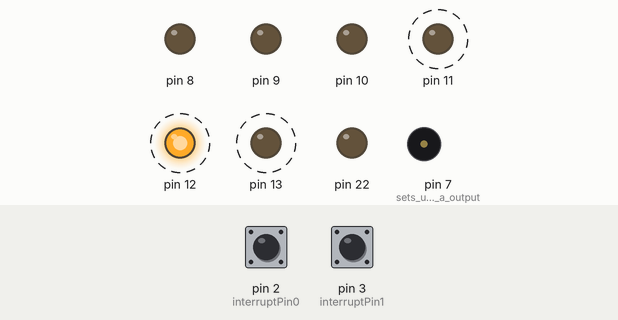
A sketch run on a simulated Arduino Uno, built with avr-gcc and run on an emulated ATmega328P. On the bench: output pins drawn as LEDs (lit = HIGH), buzzer (waves = sounding). Dashed ring = blinking. The test bench sets the inputs (shaded band); at power-on: pin 2 (interruptPin0) HIGH, pin 3 (interruptPin1) HIGH.

Above: at 1.25 s.
1.3 s: pin 2 (interruptPin0) pulled LOW for 0.15 s
At 1.4 s:
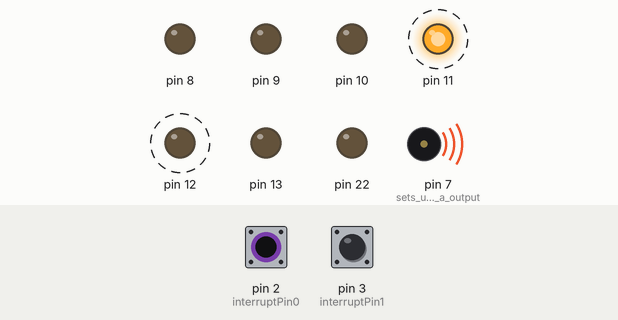
4.3 s: pin 3 (interruptPin1) pulsed LOW 5 times (0.12 s each, 0.3 s apart)
At 4.4 s:
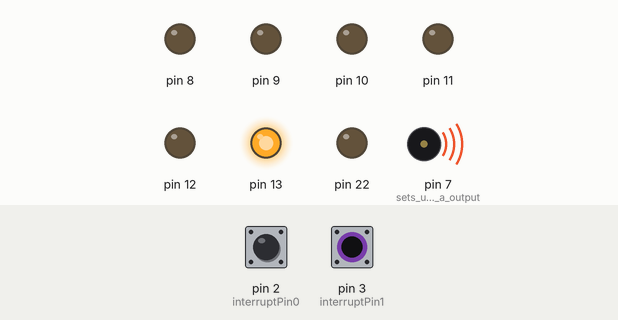
7.6 s: pin 3 (interruptPin1) pulled LOW for 0.15 s
At 8.4 s:
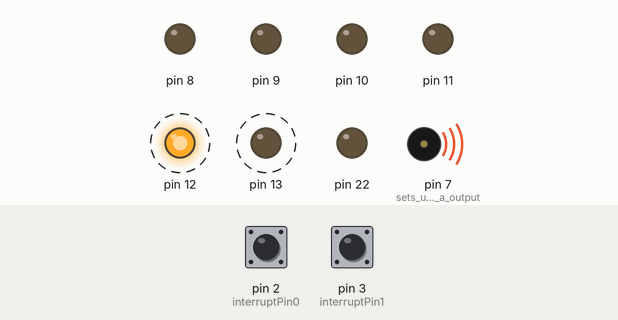
Timing chart, 0 to 16.6 s (numbered marks = the images above; inputs shaded):
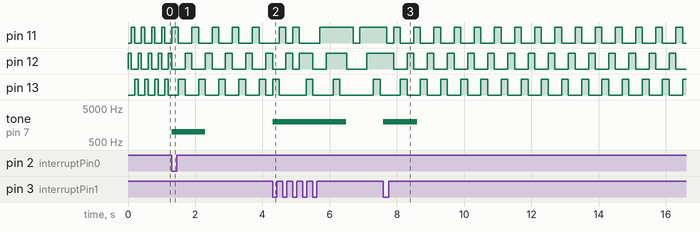

The sketch:

LEDChaserWithTone.ino
```cpp
/************************************************************************************
** Name       : Abbie Dyck                                                         **
** Date       : 03/26/19                                                           **
** Progam Name: LEDChaserWithTone.ino                                              **
** Desc       : This program makes the lights make a pattern, and changes speed    **
**              when a interrupt is triggered, and changes patterns when a         **
**              interrupt is triggered. It will also play a noise when each is     **
**              triggered.                                                         **
*************************************************************************************/
const int interruptPin0 = 2;                                                    //makes interruptPin0 as a constant
const int interruptPin1 = 3;                                                    //makes interruptPin1 as a constant
int changePattern       = 0;                                                    //makes changePattern 0
int counter             = 0;                                                    //creates a counter and sets it to 0
int slowDownSpeed       = 100;                                                  //this will slow down the delay by 100ms
int chaser[6][6]        = {{32, 16, 8, 32, 16, 8},                              //pattern 1 - chases from right to left
                           {8, 16, 32, 8, 16, 32},                              //pattern 2 - opposite of 1
                           {8, 16, 32, 16, 8, 16},                              //pattern 3 - weird pattern from left to right, but changes
                           {32, 16, 8, 16, 32, 16},                             //pattern 4 - opposite of 3
                           {32, 48, 56, 56, 48, 32},                            //pattern 5 - from right to left, lighting up
                           {8, 24, 56, 24, 8, 0}                                //pattern 6 - opposite of 5
                          };

void setup() {
  pinMode(interruptPin0, INPUT_PULLUP);                                           //sets interruptPin0 as a INPUT_PULLUP
  pinMode(interruptPin1, INPUT_PULLUP);                                           //sets interruptPin1 as a INPUT_PULLUP
  pinMode(7, OUTPUT);                                                             //sets up pin 7 as a output for the speaker
  DDRB = B1111111;                                                                //sets up all of port B as a output
  attachInterrupt(digitalPinToInterrupt(interruptPin0), chaserSpeed, FALLING);    //attaches interruptPin0 to interrupt 1
  attachInterrupt(digitalPinToInterrupt(interruptPin1), chaserPattern, FALLING);  //attaches interruptPin1 to interrupt 2
}//end of setup()

void loop() {
  if (counter < 5) {                                                            //if loop to make the lights chase
    counter++;                                                                  //adds 1 to counter
  } else {
    counter = 0;                                                                //makes counter 0 if its exceeds 5
  }//end if()
  PORTB = chaser[changePattern] [counter] ;                                     //makes the pattren of the array change, and move thorugh the pattern
  delay(slowDownSpeed);                                                         //delays for the value of slowDownSpeed
}//end of loop()

/*********************************************************
**  Name    : buttonTone();                             **
**  Inputs  : pin for speaker                           **
**            freqency for speaker                      **
**  Returns : void (nothing)                            **
**  Desc    : changes tone freqency for speaker         **
**********************************************************/
void buttonTone(int pin, int freq){
  tone(pin, freq, 1000);                                                        //sets up the tone() to be used for the speaker
}//end of buttonTone()

/**********************************************************
** INTERRUPTS BELOW                                      **
**********************************************************/

/*********************************************************
**  Name    : chaserSpeed();                            **
**  Inputs  : None                                      **
**  Returns : void (nothing)                            **
**  Desc    : Changed the speed of the pattern          **
**********************************************************/
void chaserSpeed() {
  static unsigned long last_interrupt_time = 0;                                 // creates a var that holds the LAST time the INT was pressed
  unsigned long interrupt_time = millis();                                      // CREATES A VAR THAT HOLDS THE CURRENT TIME IN MS
  if (interrupt_time - last_interrupt_time > 100) {
    slowDownSpeed = slowDownSpeed + 100;                                        //adds 100ms to slowDownSpeed
    buttonTone(7, 1000);                                                        //runs the buttonTone that makes a sound using the speaker
    if (slowDownSpeed > 2000) {                                                 //if slowDownSpeed is greater than 1s
      slowDownSpeed = 100;                                                      //set slowDownSpeed to 0
    } //end of if()
  }//end if()
  last_interrupt_time = interrupt_time;                                         // UPDATE THE LAST TIME THE INTERRUPT WAS PRESSED
}// end of chaserSpeed()

/*********************************************************
**  Name    : chaserPattern();                          **
**  Inputs  : None                                      **
**  Returns : void (nothing)                            **
**  Desc    : Changes the pattern for the caser         **
**********************************************************/
void chaserPattern() {
  static unsigned long last_interrupt_time = 0;                                 // creates a var that holds the LAST time the INT was pressed
  unsigned long interrupt_time = millis();                                      // CREATES A VAR THAT HOLDS THE CURRENT TIME IN MS
  if (interrupt_time - last_interrupt_time > 100) {
    buttonTone(7, 2000);                                                        //runs the buttonTone that makes a sound using the speaker
    if (changePattern < 5) {                                                    //if changePattern is less than 5
      changePattern++;                                                          //add 1
    } else {
      changePattern = 0;                                                        //Make changePattern 0 if it exceeds 5
    }//end if()
  }//end if()
  last_interrupt_time = interrupt_time;                                         // UPDATE THE LAST TIME THE INTERRUPT WAS PRESSED
}// end of chaserPattern()
```

Measured:
- after the input at 1.3 s, pin 11, pin 13: alternates HIGH for 0.20 s and LOW for 0.40 s, starting after 0.20 s; pin 12: alternates HIGH for 0.20 s and LOW for 0.40 s, starting after 0.40 s; tone on pin 7 (sets_up_pin_7_as_a_output): silent → 1000 Hz at once, → silent 1.0 s later
- after the input at 4.3 s, tone on pin 7 (sets_up_pin_7_as_a_output): silent → 2000 Hz at once, → silent 2.2 s later
- after the input at 7.6 s, pin 12: alternates HIGH for 0.20 s and LOW for 0.40 s, starting after 0.30 s; pin 13: alternates HIGH for 0.20 s and LOW for 0.40 s, starting after 0.50 s; tone on pin 7 (sets_up_pin_7_as_a_output): silent → 2000 Hz at once, → silent 1.0 s later
- by itself, pin 11–13: alternates HIGH for 0.10 s and LOW for 0.20 s
